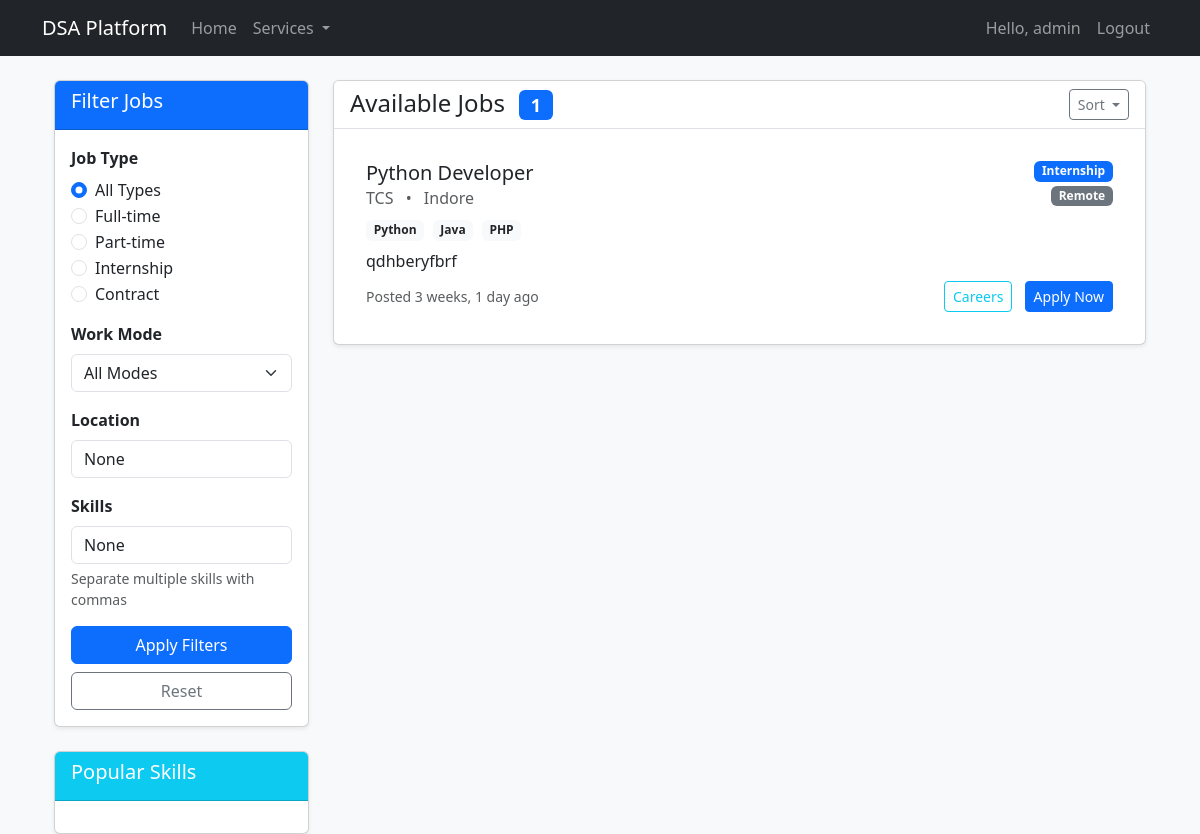
/jobs/ (signed in), run on the app's committed database.
### users/models.py (models this page shows, shortened)
class CustomUser(AbstractUser):
    email = models.EmailField(unique=True)
    score = models.IntegerField(default=0)
    problems_solved = models.IntegerField(default=0)

### jobs/models.py (models this page shows, shortened)
class Job(models.Model):
    JOB_TYPES = [
        ('FT', 'Full-time'),
        ('PT', 'Part-time'),
        ('IN', 'Internship'),
        ('CN', 'Contract'),
    ]
    WORK_MODES = [
        ('R', 'Remote'),
        ('H', 'Hybrid'),
        ('O', 'On-site'),
    ]
    title = models.CharField(max_length=200)
    company = models.CharField(max_length=200)
    official_link = models.URLField()
    description = models.TextField()
    requirements = models.TextField()
    skills = models.CharField(max_length=300)
    location = models.CharField(max_length=100)
    salary = models.CharField(max_length=100, blank=True)
    job_type = models.CharField(max_length=2, choices=JOB_TYPES)
    work_mode = models.CharField(max_length=1, choices=WORK_MODES)
    posted_at = models.DateTimeField(auto_now_add=True)
    is_active = models.BooleanField(default=True)
    application_link = models.URLField()
    def get_skills_list(self):
        return [skill.strip() for skill in self.skills.split(',')]

### jobs/views.py (the view)
# urls.py: path('', views.job_list, name='job_list'),
@login_required
def job_list(request):
    jobs = Job.objects.filter(is_active=True)
    job_type = request.GET.get('job_type')
    work_mode = request.GET.get('work_mode')
    location = request.GET.get('location')
    skills = request.GET.get('skills')
    if job_type:
        jobs = jobs.filter(job_type=job_type)
    if work_mode:
        jobs = jobs.filter(work_mode=work_mode)
    if location:
        jobs = jobs.filter(location__icontains=location)
    if skills:
        skills_list = [s.strip().lower() for s in skills.split(',')]
        query = Q()
        for skill in skills_list:
            query |= Q(skills__icontains=skill)
        jobs = jobs.filter(query)
    context = {
        'jobs': jobs,
        'job_types': Job.JOB_TYPES,
        'work_modes': Job.WORK_MODES,
        'selected_filters': {
            'job_type': job_type,
            'work_mode': work_mode,
            'location': location,
            'skills': skills,
        }
    }
    return render(request, 'jobs/job_list.html', context)

### jobs/templates/jobs/job_list.html (shortened to what this page needs)
{% extends 'base.html' %}
{% load static %}
{% block content %}
<div class="container-fluid mt-4">
    <div class="row">
        <div class="col-lg-3">
            <div class="card shadow-sm mb-4 sticky-top" style="top: 20px;">
                <div class="card-header bg-primary text-white">
                    <h5> Filter Jobs</h5>
                </div>
                <div class="card-body">
                    <form id="job-filters-form" method="get">
                        <div class="mb-3">
                            <label class="form-label fw-bold">Job Type</label>
                            <div class="form-check">
                                <input class="form-check-input" type="radio" name="job_type" id="all-types" value=""
                                       {% if not selected_filters.job_type %}checked{% endif %}>
                                <label class="form-check-label" for="all-types">All Types</label>
                            </div>
                            {% for code, name in job_types %}
                            <div class="form-check">
                                <input class="form-check-input" type="radio" name="job_type" id="{{ code }}"
                                       value="{{ code }}" {% if selected_filters.job_type == code %}checked{% endif %}>
                                <label class="form-check-label" for="{{ code }}">{{ name }}</label>
                            </div>
                            {% endfor %}
                        </div>
                        <div class="mb-3">
                            <label class="form-label fw-bold">Work Mode</label>
                            <select name="work_mode" class="form-select">
                                <option value="">All Modes</option>
                            </select>
                        </div>
                        <div class="mb-3">
                            <label class="form-label fw-bold">Location</label>
                            <input type="text" name="location" class="form-control"
                                   placeholder="City or Country" value="{{ selected_filters.location }}">
                        </div>
                        <div class="mb-3">
                            <label class="form-label fw-bold">Skills</label>
                            <input type="text" name="skills" class="form-control"
                                   placeholder="Python, Django, etc." value="{{ selected_filters.skills }}">
                            <div id="skills-help" class="form-text">Separate multiple skills with commas</div>
                        </div>
                        <button type="submit" class="btn btn-primary w-100 mb-2">
                             Apply Filters
                        </button>
                        <a href="{% url 'job_list' %}" class="btn btn-outline-secondary w-100">
                             Reset
                        </a>
                    </form>
                </div>
            </div>
            <div class="card shadow-sm">
                <div class="card-header bg-info text-white">
                    <h5> Popular Skills</h5>
                </div>
                <div class="card-body">
                </div>
            </div>
        </div>
        <div class="col-lg-9">
            <div class="card shadow-sm">
                <div class="card-header bg-white border-bottom">
                    <div class="d-flex justify-content-between align-items-center">
                        <h4 class="mb-0">
                             Available Jobs
                            <span class="badge bg-primary ms-2">{{ jobs.count }}</span>
                        </h4>
                        <div class="dropdown">
                            <button class="btn btn-sm btn-outline-secondary dropdown-toggle" type="button"
                                    id="sortDropdown" data-bs-toggle="dropdown">
                                 Sort
                            </button>
                        </div>
                    </div>
                </div>
                <div class="card-body">
                    {% if jobs %}
                    <div class="list-group list-group-flush">
                        {% for job in jobs %}
                        <div class="list-group-item list-group-item-action py-3">
                            <div class="d-flex justify-content-between align-items-start">
                                <div class="me-3">
                                    <h5 class="mb-1">{{ job.title }}</h5>
                                    <h6 class="text-muted mb-2">
                                         {{ job.company }}
                                        <span class="mx-2">•</span>
                                         {{ job.location }}
                                    </h6>
                                </div>
                                <div class="d-flex flex-column align-items-end">
                                    <span class="badge bg-primary mb-1">{{ job.get_job_type_display }}</span>
                                    <span class="badge bg-secondary">{{ job.get_work_mode_display }}</span>
                                </div>
                            </div>
                            <div class="mb-2">
                                {% for skill in job.get_skills_list|slice:":5" %}
                                <span class="badge bg-light text-dark me-1">{{ skill }}</span>
                                {% endfor %}
                            </div>
                            <p class="mb-2">{{ job.description|truncatewords:25 }}</p>
                            <div class="d-flex justify-content-between align-items-center">
                                <small class="text-muted">
                                     Posted {{ job.posted_at|timesince }} ago
                                </small>
                                <div>
                                    <a href="{{ job.official_link }}" class="btn btn-sm btn-outline-info me-2"
                                       target="_blank" data-bs-toggle="tooltip" title="Company Careers Page">
                                         Careers
                                    </a>
                                    <a href="{{ job.application_link }}" class="btn btn-sm btn-primary"
                                       target="_blank" data-bs-toggle="tooltip" title="Apply for this position">
                                         Apply Now
                                    </a>
                                </div>
                            </div>
                        </div>
                        {% endfor %}
                    </div>
                    {% endif %}
                </div>
            </div>
        </div>
    </div>
</div>
{% endblock %}

### templates/base.html (shortened to what this page needs)
{% load static %}
<!DOCTYPE html>
<html lang="en">
<head>
    <link href="https://cdn.jsdelivr.net/npm/bootstrap@5.3.0/dist/css/bootstrap.min.css" rel="stylesheet">
    <link rel="stylesheet" href="{% static 'css/style.css' %}">
</head>
<body>
    <nav class="navbar navbar-expand-lg navbar-dark bg-dark">
        <div class="container">
            <a class="navbar-brand" href="{% url 'home' %}">DSA Platform</a>
            <div class="collapse navbar-collapse" id="navbarNav">
                <ul class="navbar-nav me-auto">
                    <li class="nav-item">
                        <a class="nav-link" href="{% url 'home' %}">Home</a>
                    </li>
                    <li class="nav-item dropdown">
                        <a class="nav-link dropdown-toggle" href="#" id="servicesDropdown" role="button" data-bs-toggle="dropdown">
                            Services
                        </a>
                    </li>
                </ul>
                <ul class="navbar-nav">
                    {% if user.is_authenticated %}
                        <li class="nav-item">
                            <span class="nav-link">Hello, {{ user.username }}</span>
                        </li>
                        <li class="nav-item">
                            <a class="nav-link" href="{% url 'logout' %}">Logout</a>
                        </li>
                    {% endif %}
                </ul>
            </div>
        </div>
    </nav>
    <div class="container mt-4">
        {% block content %}{% endblock %}
    </div>
</body>
</html>

### static/css/style.css (style rules this page uses)
body { background-color: #f8f9fa; }
.card { box-shadow: 0 2px 4px rgba(0,0,0,0.1); }

### data on the page
CustomUser: username "admin"
Job: title "Python Developer", company "TCS", location "Indore", job_type "Internship", work_mode "Remote", get_skills_list "Python" "Java" "PHP", description "qdhberyfbrf", posted_at "3 weeks, 1 day"

### other printed values
{{ name }} "Full-time" "Part-time" "Internship" "Contract"
{{ jobs.count }} "1"
